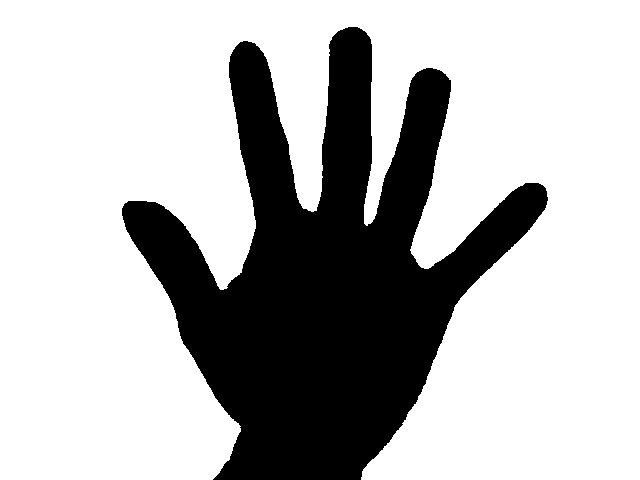
//> input picture MOMENTOS HU/patron.png, 640 x 480 px
$ ./main   (built with g++ and OpenCV 4)
//> lines starting //> are read from the running program, lines starting //| are printed output that depends on the picture; after the words box and inside, x2 and y2 are one past the last pixel; in counts of white or black regions, pixels touching at a corner belong together
#include <cv.h>
#include <highgui.h>
#include <opencv2/opencv.hpp>
#include <opencv2/imgproc/imgproc.hpp>
#include <iostream>

using namespace cv;
using namespace std;

int main( int argc, char** argv)
{
    Mat src = imread("patron.png");
//> src is the input picture: 480 rows x 640 cols, CV_8UC3; min 0, max 255, mean 183.8
    Mat tmp;
    Mat tmp2;

    cvtColor(src, tmp, CV_BGR2GRAY);
    GaussianBlur(tmp, tmp2, Size(5, 5), 5, 10);
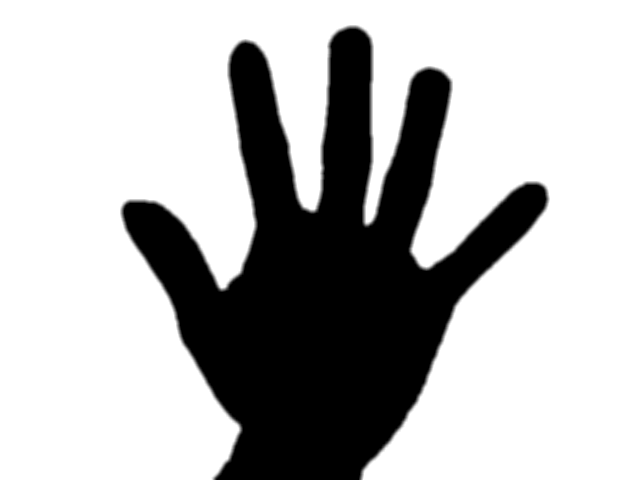
//> tmp2: 480 rows x 640 cols, CV_8UC1; min 0, max 255, mean 183.8
    tmp = tmp2;

    Canny(tmp, tmp2, 200, 255, 3);
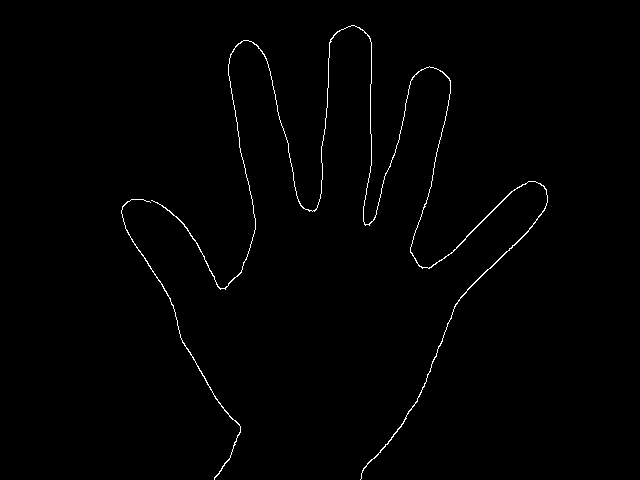
//> tmp: 480 rows x 640 cols, CV_8UC1; 0.82% white in thin lines or dots, all inside (x1, y1, x2, y2) = (121, 25, 548, 480)
    tmp = tmp2;

    imshow("Test", tmp);

    vector<vector<Point> > contours;
    vector<Vec4i> hierarchy;

    findContours(tmp, contours,
                      hierarchy,
                      CV_RETR_CCOMP, //CV_RETR_TREE, //CV_RETR_EXTERNAL, //CV_RETR_LIST
                      CV_CHAIN_APPROX_SIMPLE, //CV_CHAIN_APPROX_TC89_KCOS, //CV_CHAIN_APPROX_TC89_L1, //CV_CHAIN_APPROX_NONE,
                      Point(0, 0));
//> contours = 2 contours; box (x1, y1, x2, y2) and area: (151, 25, 548, 480) 373, (121, 199, 241, 480) 102

    double arrayMomentsHU[7];
    Moments mnts;

    for(size_t i = 0; i < contours.size(); i++)
    {
        mnts = moments(contours[i]);
        HuMoments(mnts, arrayMomentsHU);

        cout << "Contorno " << i << "-------------------" << endl;
        for (size_t i = 0; i < 7; i++)
        {
            cout << arrayMomentsHU[i] << endl;
        }
    }
//> this loop made 2 passes
//| Contorno 0-------------------
//| Contorno 1-------------------

    waitKey(0);
}
